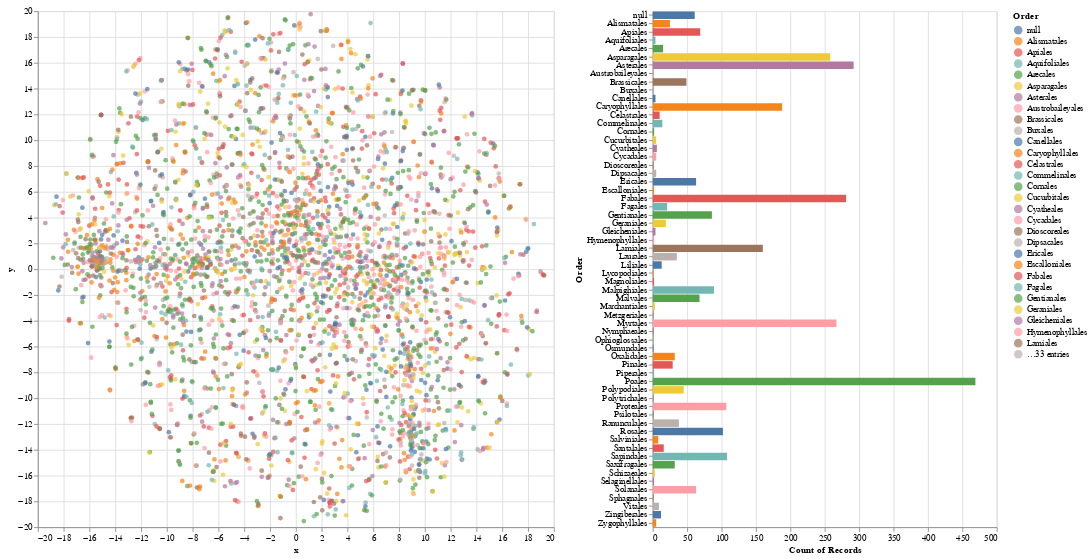

Notebook code for this chart:
### Markdown cell above
## Embedding visualization
Since it is hard to visualize embeddings in a higher-dimensional space (when the embedding dimension $k > 3$), one approach is to project the embeddings to a lower dimensional space. T-SNE (T-distributed Stochastic Neighbor Embedding) is an algorithm that projects the embeddings while attempting to preserve their pariwise distances. It can be useful for visualization, but one should use it with care. For more information on using t-SNE, see [How to Use t-SNE Effectively](https://distill.pub/2016/misread-tsne/).

### Code cell
tsne_plant_embeddings(model_lowinit)

### Figure 1 — Vega-Lite specification as saved in the notebook (floating-point values rounded to 4 significant figures; data arrays with more than 128 entries replaced by an {"elided": "..."} marker saying what was removed)
{"config": {"view": {"continuousWidth": 400, "continuousHeight": 300}}, "hconcat": [{"layer": [{"mark": "circle", "encoding": {"color": {"condition": {"type": "nominal", "field": "Order", "selection": "selector002"}, "value": "whitesmoke"}, "x": {"type": "quantitative", "field": "x"}, "y": {"type": "quantitative", "field": "y"}}, "height": 600, "selection": {"selector008": {"type": "single", "encodings": ["x", "y"], "on": "mouseover", "nearest": true, "empty": "none"}}, "width": 600}, {"mark": {"type": "text", "align": "left", "dx": 5, "dy": -5}, "encoding": {"text": {"condition": {"type": "nominal", "field": "Scientific Name", "selection": "selector008"}, "value": ""}, "x": {"type": "quantitative", "field": "x"}, "y": {"type": "quantitative", "field": "y"}}}]}, {"mark": "bar", "encoding": {"color": {"condition": {"type": "nominal", "field": "Order", "selection": "selector002"}, "value": "lightgray"}, "x": {"type": "quantitative", "aggregate": "count"}, "y": {"type": "nominal", "field": "Order"}}, "height": 600, "selection": {"selector002": {"type": "multi", "fields": ["Order"]}}}], "data": {"name": "data-7bbdb351d63efbb3e47533b6d44a3749"}, "$schema": "https://vega.github.io/schema/vega-lite/v4.8.1.json", "datasets": {"data-7bbdb351d63efbb3e47533b6d44a3749": {"elided": "3221 records"}}}
